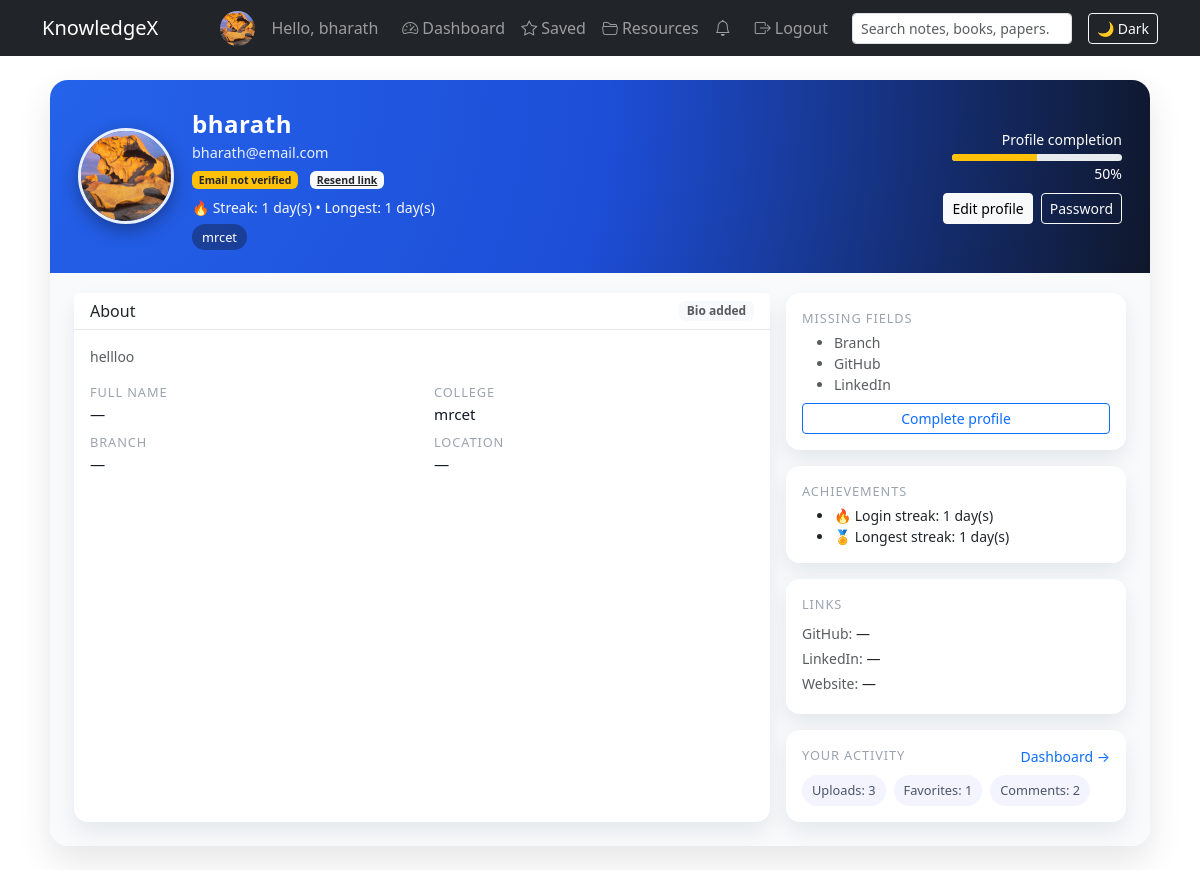
/accounts/profile/ (signed in), run on the app's committed database.
### accounts/models.py (models this page shows, shortened)
class Profile(models.Model):
    user = models.OneToOneField(
        User,
        on_delete=models.CASCADE,
        related_name="profile"
    )
    full_name = models.CharField(max_length=150, blank=True)
    college = models.CharField(max_length=150, blank=True)
    branch = models.CharField(max_length=150, blank=True)
    bio = models.TextField(blank=True)
    github = models.URLField(blank=True)
    linkedin = models.URLField(blank=True)
    website_url = models.URLField(blank=True)
    location = models.CharField(max_length=150, blank=True)
    picture = models.ImageField(
        upload_to="profiles/",
        blank=True,
        null=True,
    )
    login_streak = models.PositiveIntegerField(default=0)
    longest_streak = models.PositiveIntegerField(default=0)
    last_login_date = models.DateField(null=True, blank=True)
    email_verified = models.BooleanField(default=False)
    email_verified_at = models.DateTimeField(null=True, blank=True)
    created_at = models.DateTimeField(auto_now_add=True)
    updated_at = models.DateTimeField(auto_now=True)

### accounts/views.py (the view)
# urls.py: path("profile/", views.my_profile, name="my_profile"),
@login_required
def my_profile(request):
    profile = request.user.profile
    fields_to_check = {
        "Bio": profile.bio,
        "College": profile.college,
        "Branch": profile.branch,
        "GitHub": profile.github,
        "LinkedIn": profile.linkedin,
        "Profile picture": profile.picture,
    }
    filled = sum(1 for v in fields_to_check.values() if v)
    total = len(fields_to_check) or 1
    profile_completion = int((filled / total) * 100)
    missing_fields = [key for key, val in fields_to_check.items() if not val]
    context = {
        "profile": profile,
        "profile_completion": profile_completion,
        "missing_fields": missing_fields,
    }
    return render(request, "accounts/profile.html", context)

### resources/context_processors.py (called while the page is built)
def notifications_count(request):
    if request.user.is_authenticated:
        count = Notification.objects.filter(user=request.user, is_read=False).count()
    else:
        count = 0
    return {"unread_notifications_count": count}

### accounts/templates/accounts/profile.html (shortened to what this page needs)
{% extends "base.html" %}
{% load static %}
{% block content %}
<div class="profile-wrapper">
  <div class="card profile-card-main">
    <div class="profile-hero">
      <img
        src="{% if profile.picture %}{{ profile.picture.url }}{% else %}{% static 'default.png' %}{% endif %}"
        alt="Avatar"
        class="profile-avatar-lg"
      />
      <div class="flex-grow-1">
        <div class="d-flex flex-wrap align-items-center justify-content-between">
          <div>
            <div class="profile-hero-username">
              {{ request.user.username }}
            </div>
            <div class="profile-hero-sub">
              {{ request.user.email|default:"No email added" }}
            </div>
            <div class="mt-1 small">
              {% if profile.email_verified %}
                <span class="badge bg-success">Email verified</span>
              {% else %}
                <span class="badge bg-warning text-dark">Email not verified</span>
                <a href="{% url 'resend_verification' %}" class="badge bg-light text-dark ms-2">
                  Resend link
                </a>
              {% endif %}
            </div>
            <div class="mt-2 small text-light">
              🔥 Streak: {{ profile.login_streak }} day(s)
              • Longest: {{ profile.longest_streak }} day(s)
            </div>
            {% if profile.college or profile.branch %}
              <div class="mt-2 small">
                <span class="profile-pill">
                  {% if profile.college %}{{ profile.college }}{% else %}College not set{% endif %}
                </span>
              </div>
            {% endif %}
          </div>
          <div class="mt-3 mt-lg-0 d-flex flex-column align-items-end gap-2">
            {% if profile_completion %}
              <div class="text-end">
                <span class="small d-block mb-1">Profile completion</span>
                <div class="progress" style="width: 170px; height: 7px;">
                  <div
                    class="progress-bar
                      {% if profile_completion < 50 %}bg-danger
                      {% elif profile_completion < 80 %}bg-warning
                      {% else %}bg-success{% endif %}"
                    role="progressbar"
                    style="width: {{ profile_completion }}%;"
                  ></div>
                </div>
                <span class="small">{{ profile_completion }}%</span>
              </div>
            {% endif %}
            <div class="d-flex gap-2">
              <a href="{% url 'edit_profile' %}" class="btn btn-light btn-sm">
                Edit profile
              </a>
              <a href="{% url 'change_password' %}" class="btn btn-outline-light btn-sm">
                Password
              </a>
            </div>
          </div>
        </div>
      </div>
    </div>
    <div class="profile-body">
      <div class="row g-3">
        <div class="col-lg-8">
          <div class="card profile-section-card h-100">
            <div class="card-header d-flex justify-content-between align-items-center">
              <h6 class="mb-0">About</h6>
              {% if profile.bio %}
                <span class="badge bg-light text-muted">Bio added</span>
              {% endif %}
            </div>
            <div class="card-body">
              {% if profile.bio %}
                <p class="mb-3 small text-muted">{{ profile.bio }}</p>
              {% endif %}
              <div class="row gy-2">
                <div class="col-md-6">
                  <div class="profile-label">Full name</div>
                  <div class="profile-value">{{ profile.full_name|default:"—" }}</div>
                </div>
                <div class="col-md-6">
                  <div class="profile-label">College</div>
                  <div class="profile-value">{{ profile.college|default:"—" }}</div>
                </div>
                <div class="col-md-6">
                  <div class="profile-label">Branch</div>
                  <div class="profile-value">{{ profile.branch|default:"—" }}</div>
                </div>
                <div class="col-md-6">
                  <div class="profile-label">Location</div>
                  <div class="profile-value">{{ profile.location|default:"—" }}</div>
                </div>
              </div>
            </div>
          </div>
        </div>
        <div class="col-lg-4 d-flex flex-column gap-3">
          {% if profile_completion and missing_fields %}
          <div class="card profile-section-card">
            <div class="card-body p-3">
              <div class="profile-label mb-1">Missing fields</div>
              <ul class="small text-muted mb-2">
                {% for field in missing_fields %}
                  <li>{{ field }}</li>
                {% endfor %}
              </ul>
              <a href="{% url 'edit_profile' %}" class="btn btn-sm btn-outline-primary w-100">
                Complete profile
              </a>
            </div>
          </div>
          <div class="card profile-section-card">
            <div class="card-body p-3">
              <div class="profile-label mb-1">Achievements</div>
              <ul class="small mb-0">
                <li>🔥 Login streak: {{ profile.login_streak }} day(s)</li>
                <li>🏅 Longest streak: {{ profile.longest_streak }} day(s)</li>
              </ul>
            </div>
          </div>
          {% endif %}
          <div class="card profile-section-card">
            <div class="card-body p-3">
              <div class="profile-label mb-2">Links</div>
              <ul class="list-unstyled small mb-0">
                <li class="mb-1">
                  <span class="text-muted">GitHub:</span>
                  {% if profile.github %}
                    <a href="{{ profile.github }}" target="_blank">Open</a>
                  {% else %}<span>—</span>{% endif %}
                </li>
                <li class="mb-1">
                  <span class="text-muted">LinkedIn:</span>
                  {% if profile.linkedin %}
                    <a href="{{ profile.linkedin }}" target="_blank">Open</a>
                  {% else %}<span>—</span>{% endif %}
                </li>
                <li class="mb-1">
                  <span class="text-muted">Website:</span>
                  {% if profile.website_url %}
                    <a href="{{ profile.website_url }}" target="_blank">Open</a>
                  {% else %}<span>—</span>{% endif %}
                </li>
              </ul>
            </div>
          </div>
          <div class="card profile-section-card">
            <div class="card-body p-3">
              <div class="d-flex justify-content-between align-items-center mb-2">
                <div class="profile-label mb-0">Your activity</div>
                <a href="{% url 'dashboard' %}" class="small text-decoration-none">
                  Dashboard →
                </a>
              </div>
              <div class="d-flex flex-wrap gap-2">
                <span class="profile-stat-badge">
                  Uploads: {{ request.user.resources.count }}
                </span>
                <span class="profile-stat-badge">
                  Favorites: {{ request.user.favorites.count }}
                </span>
                <span class="profile-stat-badge">
                  Comments: {{ request.user.comments.count }}
                </span>
              </div>
            </div>
          </div>
        </div>
      </div>
    </div>
  </div>
</div>
{% endblock %}

### templates/base.html (shortened to what this page needs)
{% load static %}
<!DOCTYPE html>
<html>
<head>
    <link rel="stylesheet" href="https://cdn.jsdelivr.net/npm/bootstrap@5.3.2/dist/css/bootstrap.min.css">
    <link rel="stylesheet"
      href="https://cdn.jsdelivr.net/npm/bootstrap-icons@1.11.3/font/bootstrap-icons.css">
</head>
<body data-theme="light">
<nav class="navbar navbar-expand-lg navbar-dark bg-dark">
  <div class="container">
    <a class="navbar-brand" href="{% url 'home' %}">KnowledgeX</a>
    <div class="collapse navbar-collapse" id="navbarNav">
      <ul class="navbar-nav ms-auto align-items-center">
        {% if user.is_authenticated %}
          <li class="nav-item d-flex align-items-center me-2">
              <img src="{% if user.profile.picture %}{{ user.profile.picture.url }}{% else %}{% static 'default.png' %}{% endif %}"
                   alt="Avatar"
                   class="navbar-avatar">
              <a class="nav-link" href="{% url 'my_profile' %}">
                Hello, {{ user.username }}
              </a>
          </li>
          <li class="nav-item">
              <a class="nav-link" href="{% url 'dashboard' %}">
                <i class="bi bi-speedometer2 me-1"></i>Dashboard
              </a>
          </li>
<li class="nav-item">
    <a class="nav-link" href="{% url 'my_favorites' %}">
        <i class="bi bi-star me-1"></i>Saved
    </a>
</li>
<li class="nav-item">
    <a class="nav-link" href="{% url 'resource_list' %}">
        <i class="bi bi-folder2-open me-1"></i>Resources
    </a>
</li>
          <li class="nav-item dropdown me-2">
            <a class="nav-link position-relative" href="#" data-bs-toggle="dropdown">
              <i class="bi bi-bell"></i>
            </a>
          </li>
          <li class="nav-item">
              <a class="nav-link" href="{% url 'logout' %}">
                <i class="bi bi-box-arrow-right me-1"></i>Logout
              </a>
          </li>
        {% endif %}
      </ul>
      {% if user.is_authenticated %}
        <form class="d-flex ms-3 mt-2 mt-lg-0" method="get" action="{% url 'resource_list' %}">
          <input
            class="form-control form-control-sm"
            type="search"
            name="q"
            placeholder="Search notes, books, papers..."
            value="{{ request.GET.q|default:'' }}"
          >
        </form>
      {% endif %}
      <button id="themeToggle" class="btn btn-sm btn-outline-light ms-3 mt-2 mt-lg-0">
        🌙 Dark
      </button>
    </div>
  </div>
</nav>
<div class="container mt-4">
    {% block content %}
    {% endblock %}
</div>
</body>
</html>

### templates/base.html (style rules this page uses)
.navbar-avatar { width: 35px; height: 35px; border-radius: 50%; object-fit: cover; margin-right: 8px; }

### accounts/templates/accounts/profile.html (style rules this page uses)
.profile-wrapper { max-width: 1100px; margin: 24px auto; }
.profile-card-main { border-radius: 18px; overflow: hidden; border: none; box-shadow: 0 15px 35px rgba(0,0,0,0.10); }
.profile-hero { background: radial-gradient(circle at top left, #2563eb, #1d4ed8, #0f172a); color: #fff; padding: 26px 28px; display: flex; align-items: center; gap: 18px; }
.profile-avatar-lg { width: 96px; height: 96px; border-radius: 50%; border: 3px solid rgba(255,255,255,0.9); object-fit: cover; box-shadow: 0 6px 18px rgba(0,0,0,0.35); }
.profile-hero-username { font-size: 1.5rem; font-weight: 700; letter-spacing: 0.02em; }
.profile-hero-sub { font-size: .9rem; opacity: .9; }
.profile-pill { border-radius: 999px; padding: 4px 10px; background: rgba(15,23,42,0.4); font-size: .8rem; }
.profile-body { padding: 20px 24px 24px; background: #f8fafc; }
.profile-section-card { border-radius: 14px; border: none; box-shadow: 0 10px 22px rgba(15,23,42,0.08); }
.profile-section-card .card-header { background: #ffffff; border-bottom: 1px solid #e5e7eb; }
.profile-label { font-size: .8rem; text-transform: uppercase; letter-spacing: 0.07em; color: #9ca3af; }
.profile-value { font-size: .95rem; color: #111827; }
.profile-stat-badge { background: #f3f4ff; border-radius: 999px; padding: 6px 10px; font-size: .8rem; color: #4b5563; display: inline-flex; align-items: center; gap: 4px; }

### data on the page
Profile: picture (picture), login_streak "1", longest_streak "1", college "mrcet", bio "hellloo", full_name "—", branch "—", location "—"

### other printed values
{{ user.username }} "bharath"
{{ request.user.username }} "bharath"
{{ request.user.email|default:"No email added" }} "bharath@email.com"
{{ profile_completion }} "50"
{{ field }} "Branch" "GitHub" "LinkedIn"
{{ request.user.resources.count }} "3"
{{ request.user.favorites.count }} "1"
{{ request.user.comments.count }} "2"
